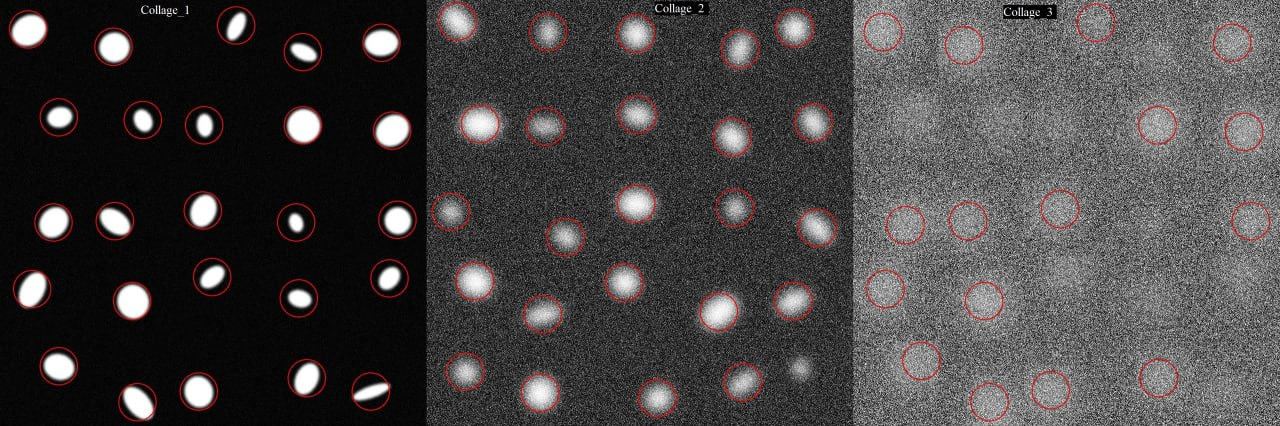
//> input picture prj.lab/lab06/LoG_detection/collage_visualization.jpg, 1280 x 426 px
$ ./task06 LoG_detection/collage_visualization.jpg out.png   (built with g++ and OpenCV 4)
//> lines starting //> are read from the running program, lines starting //| are printed output that depends on the picture
#include <opencv2/opencv.hpp>
#include <fstream>
#include <vector>
#include <iostream>
#include <filesystem>
#include <cmath>

struct DetectedObject {
    float angle;
    float width;
    float height;
    int x;
    int y;
};

void saveDetectionsToJson(const std::string& filename, const std::vector<DetectedObject>& detections) {
    std::ofstream outFile(filename);
    if (!outFile.is_open()) {
        std::cerr << "Error opening file for writing: " << filename << std::endl;
        return;
    }

    outFile << "{\n";
    outFile << "  \"detected_objects\": [\n";

    for (size_t i = 0; i < detections.size(); ++i) {
        const DetectedObject& detection = detections[i];

        outFile << "    {\n";
        outFile << "      \"angle\": " << detection.angle << ",\n";
        outFile << "      \"height\": " << detection.height << ",\n";
        outFile << "      \"width\": " << detection.width << ",\n";
        outFile << "      \"x\": " << detection.x << ",\n";
        outFile << "      \"y\": " << detection.y << "\n";
        outFile << "    }";

        if (i != detections.size() - 1) {
            outFile << ",\n";
        }
    }

    outFile << "\n  ]\n";
    outFile << "}\n";

    outFile.close();
}

std::vector<cv::KeyPoint> detectBlobs(const cv::Mat& img) {
    cv::Mat processed;
    cv::GaussianBlur(img, processed, cv::Size(9, 9), 0);
    cv::normalize(processed, processed, 0, 255, cv::NORM_MINMAX, CV_32F);
    cv::morphologyEx(processed, processed, cv::MORPH_OPEN, cv::getStructuringElement(cv::MORPH_ELLIPSE, cv::Size(5, 5)));

    std::vector<cv::KeyPoint> keypoints;
    const int num_levels = 3;
    const float scale_factor = 2.0f;
    const int num_scales = 3;
    const float sigma = 5.0f;
    const float k = 1.414f;
    const float min_response = 0.04f * 255;
    const float min_diameter = 50.0f;
    const float overlap_threshold = 0.7f;

    std::vector<cv::Mat> pyramid;
    pyramid.push_back(processed);
    for (int i = 1; i < num_levels; ++i) {
        cv::Mat scaled;
        float scale = static_cast<float>(std::pow(scale_factor, i));
        cv::resize(processed, scaled, cv::Size(), 1.0 / scale, 1.0 / scale, cv::INTER_LINEAR);
        pyramid.push_back(scaled);
    }

    for (int level = 0; level < num_levels; ++level) {
        float scale = static_cast<float>(std::pow(scale_factor, level));
        cv::Mat prev_gaussian;

        for (int i = 0; i < num_scales; ++i) {
            float current_sigma = static_cast<float>(sigma * std::pow(k, i));
            cv::Mat gaussian;
            cv::GaussianBlur(pyramid[level], gaussian, cv::Size(0, 0), current_sigma, current_sigma, cv::BORDER_REPLICATE);

            if (i > 0) {
                cv::Mat dog;
                cv::subtract(gaussian, prev_gaussian, dog, cv::noArray(), CV_32F);

                cv::Mat dog_abs;
                cv::absdiff(dog, cv::Scalar(0), dog_abs);

                cv::Mat dilated;
                cv::dilate(dog_abs, dilated, cv::Mat(), cv::Point(-1, -1), 1, cv::BORDER_REPLICATE);
                cv::Mat local_max = (dog_abs >= dilated) & (dog_abs > min_response);

                std::vector<cv::Point> points;
                cv::findNonZero(local_max, points);

                for (const auto& p : points) {
                    float blob_size = static_cast<float>(current_sigma * scale * std::sqrt(2));
                    if (blob_size < min_diameter) continue;

                    cv::KeyPoint kp;
                    kp.pt = cv::Point2f(p.x * scale, p.y * scale);
                    kp.size = blob_size;
                    kp.response = dog_abs.at<float>(p);

                    bool is_duplicate = false;
                    for (const auto& existing_kp : keypoints) {
                        float dist = static_cast<float>(cv::norm(kp.pt - existing_kp.pt));
                        if (dist < std::min(kp.size, existing_kp.size) * overlap_threshold) {
                            is_duplicate = true;
                            break;
                        }
                    }

                    if (!is_duplicate) {
                        keypoints.push_back(kp);
                    }
                }
            }
            prev_gaussian = gaussian.clone();
        }
    }

    std::vector<cv::KeyPoint> filtered_keypoints;
    float response_threshold = min_response * 2.0f;
    for (const auto& kp : keypoints) {
        if (kp.response > response_threshold) {
            filtered_keypoints.push_back(kp);
        }
    }

    return filtered_keypoints;
}

std::vector<DetectedObject> detectEllipses(const cv::Mat& image) {
    std::vector<DetectedObject> detections;

    std::vector<cv::KeyPoint> keypoints = detectBlobs(image);

    for (const auto& kp : keypoints) {
        float size = kp.size * 2.0f;
        cv::RotatedRect ellipse(kp.pt, cv::Size2f(size, size), 0.0f);

        double area = ellipse.size.width * ellipse.size.height * CV_PI / 4.0;
        if (area < 500 || area > 100000) continue;

        DetectedObject obj;
        obj.x = static_cast<int>(ellipse.center.x);
        obj.y = static_cast<int>(ellipse.center.y);
        obj.width = ellipse.size.width;
        obj.height = ellipse.size.height;
        obj.angle = ellipse.angle;

        detections.push_back(obj);
    }

    return detections;
}

int main(int argc, char** argv) {
    cv::utils::logging::setLogLevel(cv::utils::logging::LOG_LEVEL_ERROR);

    if (argc < 3) {
        std::cerr << "Usage: task06 <image_path> <output_json>" << std::endl;
        return -1;
    }

    std::string imagePath = argv[1];
    std::string outputJson = argv[2];

    cv::Mat imageGray = cv::imread(imagePath, cv::IMREAD_GRAYSCALE);
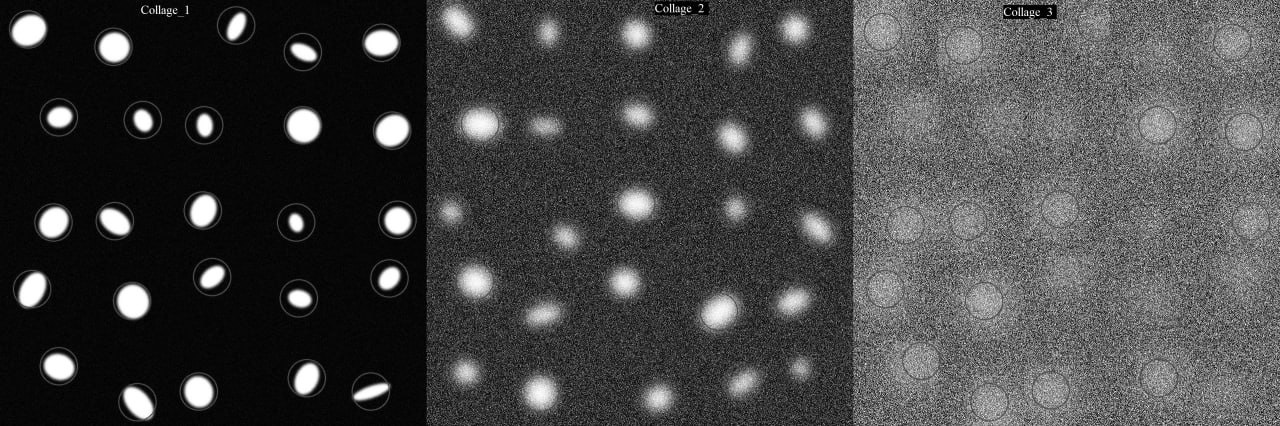
//> imageGray: 426 rows x 1280 cols, CV_8UC1; min 0, max 255, mean 68.9
    if (imageGray.empty()) {
        std::cerr << "Error loading image! Check file path: " << imagePath << std::endl;
        return -1;
    }

    cv::Mat imageColor = cv::imread(imagePath, cv::IMREAD_COLOR);
//> imageColor is the input picture: 426 rows x 1280 cols, CV_8UC3; mean B, G, R 68, 67.9, 71.2
    if (imageColor.empty()) {
        std::cerr << "Error loading color image! Check file path: " << imagePath << std::endl;
        return -1;
    }

    std::vector<DetectedObject> detections = detectEllipses(imageGray);
//> the loop in detectBlobs, `for (int i = 1; i < num_levels; ++i)` made 2 passes
//> pass 1, in detectBlobs, `cv::resize(processed, scaled, cv::Size(), 1.0 / scale, 1.0 / scale, cv..`:
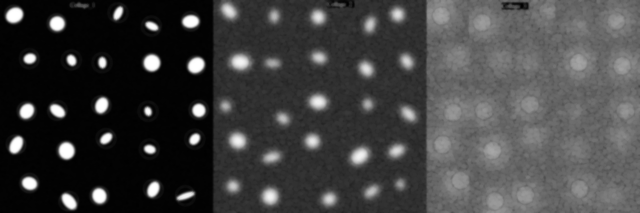
//> scaled: 213 rows x 640 cols, CV_32FC1; min 0.762, max 255, mean 65.1
//> pass 2, in detectBlobs, `cv::resize(processed, scaled, cv::Size(), 1.0 / scale, 1.0 / scale, cv..`:
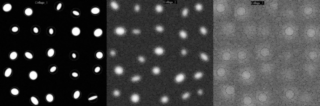
//> scaled: 106 rows x 320 cols, CV_32FC1; min 1.02, max 255, mean 65.1
//> after the loop in detectBlobs, `for (int level = 0; level < num_levels; ++level)`: keypoints = 16 keypoints; strongest (x, y, size): (24, 28, 56.6), (300, 124, 56.6), (480, 124, 56.6), (132, 300, 56.6)
//> the loop in detectBlobs, `for (const auto& kp : keypoints)` made 16 passes
//> kp on passes 1 to 12: keypoint at (456, 12), size 56.6, keypoint at (24, 28), size 56.6, keypoint at (116, 44), size 56.6, keypoint at (300, 124), size 56.6, keypoint at (480, 124), size 56.6, keypoint at (204, 208), size 56.6, keypoint at (52, 220), size 56.6, keypoint at (472, 280), size 56.6, keypoint at (28, 288), size 56.6, keypoint at (132, 300), size 56.6, keypoint at (716, 308), size 56.6, keypoint at (56, 368), size 56.6
//> after the loop in detectBlobs, `for (const auto& kp : keypoints)`: filtered_keypoints = 0 keypoints
//> after the loop in detectEllipses, `for (const auto& kp : keypoints)`: detections = 0 items
//> detections = 0 items
    saveDetectionsToJson(outputJson, detections);

    for (const DetectedObject& obj : detections) {
        cv::Point center(obj.x, obj.y);
        int radius = static_cast<int>((obj.width + obj.height) / 4.0);
        cv::Scalar color(0, 0, 255);
        cv::circle(imageColor, center, radius, color, 2);
    }
//> this loop made 0 passes

    std::filesystem::path jsonPath(outputJson);
    std::string outputImagePath = jsonPath.replace_extension(".png").string();
    cv::imwrite(outputImagePath, imageColor);

    std::cout << "Detection results saved to " << outputJson << std::endl;
    std::cout << "Visualization saved to " << outputImagePath << std::endl;

    return 0;
}

$ run again, on prj.lab/lab06/LoG_detection/LoG_detection_collage_2.png
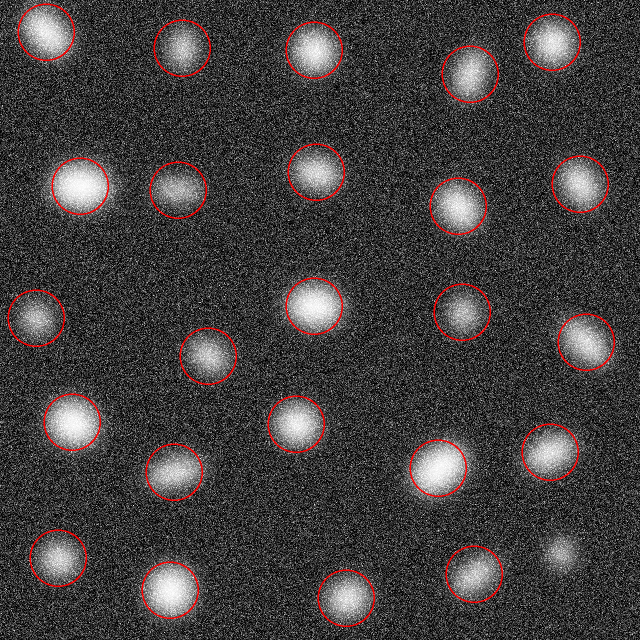
//> input picture prj.lab/lab06/LoG_detection/LoG_detection_collage_2.png, 1280 x 1280 px (shown at 1/2 size)
//> `cv::Mat imageGray = cv::imread(imagePath, cv::IMREAD_GRAYSCALE);`:
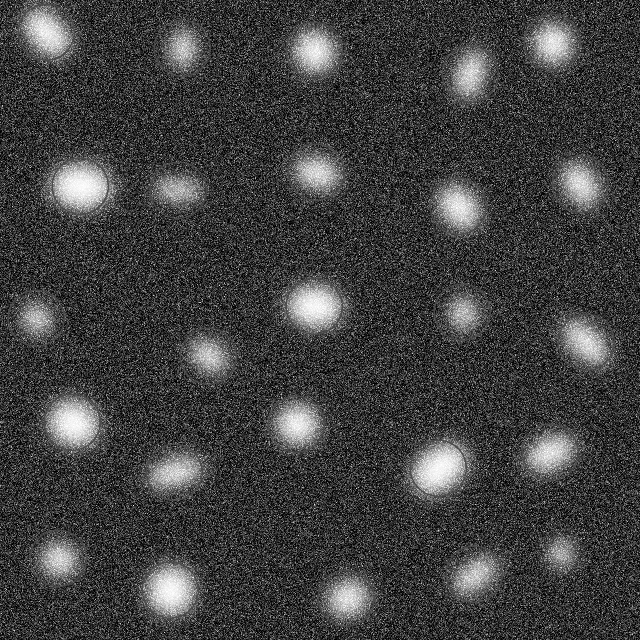
//> imageGray: 1280 rows x 1280 cols, CV_8UC1 (shown at 1/2 size); min 0, max 255, mean 64.5
//> imageColor is the input picture: 1280 rows x 1280 cols, CV_8UC3; mean B, G, R 63.3, 63.3, 67.3
//> the loop in detectBlobs, `for (int i = 1; i < num_levels; ++i)` made 2 passes
//> pass 1, in detectBlobs, `cv::resize(processed, scaled, cv::Size(), 1.0 / scale, 1.0 / scale, cv..`:
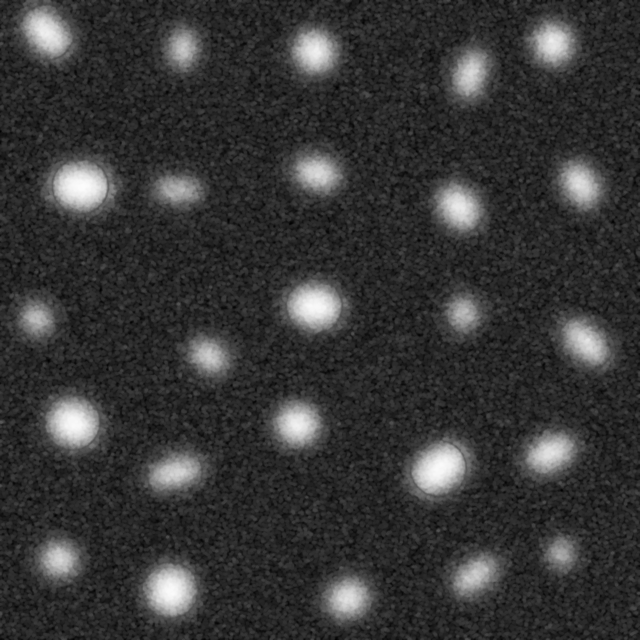
//> scaled: 640 rows x 640 cols, CV_32FC1; min 1.32, max 252.9, mean 54.6
//> after the loop in detectBlobs, `for (int level = 0; level < num_levels; ++level)`: keypoints = 25 keypoints; strongest (x, y, size): (160, 372, 56.6), (340, 1180, 56.6), (144, 844, 56.6), (876, 936, 56.6)
//> the loop in detectBlobs, `for (const auto& kp : keypoints)` made 25 passes
//> kp on passes 1 to 8: keypoint at (92, 64), size 56.6, keypoint at (1104, 84), size 56.6, keypoint at (364, 96), size 56.6, keypoint at (628, 100), size 56.6, keypoint at (940, 148), size 56.6, keypoint at (632, 344), size 56.6, keypoint at (1160, 368), size 56.6, keypoint at (160, 372), size 56.6
//> in detectEllipses, `std::vector<cv::KeyPoint> keypoints = detectBlobs(image);`: keypoints = 24 keypoints; strongest (x, y, size): (160, 372, 56.6), (340, 1180, 56.6), (144, 844, 56.6), (876, 936, 56.6)
//> the loop in detectEllipses, `for (const auto& kp : keypoints)` made 24 passes
//> (kp, ellipse) on passes 1 to 5: (keypoint at (92, 64), size 56.6, centre (92, 64), size (113.1, 113.1), angle 0), (keypoint at (1104, 84), size 56.6, centre (1104, 84), size (113.1, 113.1), angle 0), (keypoint at (364, 96), size 56.6, centre (364, 96), size (113.1, 113.1), angle 0), (keypoint at (628, 100), size 56.6, centre (628, 100), size (113.1, 113.1), angle 0), (keypoint at (940, 148), size 56.6, centre (940, 148), size (113.1, 113.1), angle 0)
//> detections = 24 items
//> the loop in saveDetectionsToJson, `for (size_t i = 0; i < detections.size(); ++i)` made 24 passes
//> the loop `for (const DetectedObject& obj : detections)` made 24 passes
//> center on passes 1 to 8: Point(92, 64), Point(1104, 84), Point(364, 96), Point(628, 100), Point(940, 148), Point(632, 344), Point(1160, 368), Point(160, 372)

$ run again, on prj.lab/lab06/LoG_detection/LoG_detection_collage_3.png
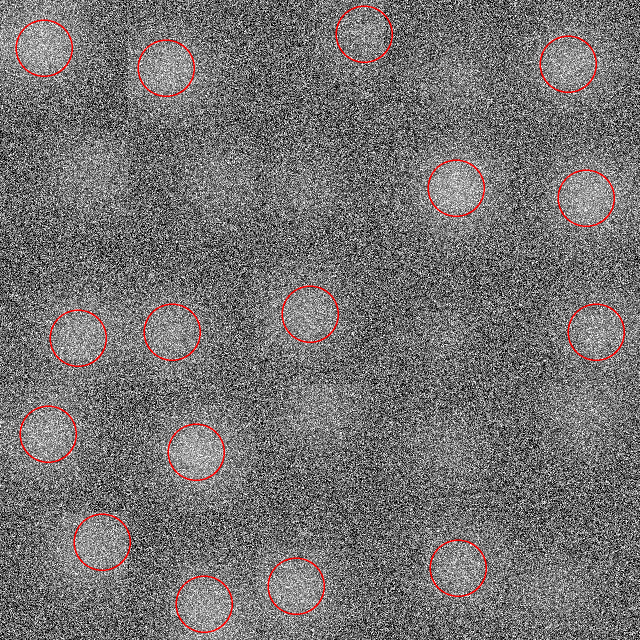
//> input picture prj.lab/lab06/LoG_detection/LoG_detection_collage_3.png, 1280 x 1280 px (shown at 1/2 size)
//> `cv::Mat imageGray = cv::imread(imagePath, cv::IMREAD_GRAYSCALE);`:
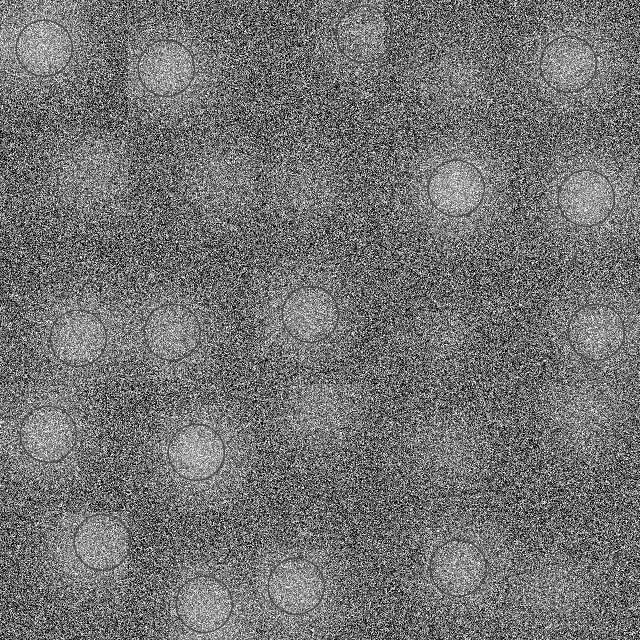
//> imageGray: 1280 rows x 1280 cols, CV_8UC1 (shown at 1/2 size); min 0, max 255, mean 114.2
//> imageColor is the input picture: 1280 rows x 1280 cols, CV_8UC3; mean B, G, R 113.4, 113.4, 116.1
//> the loop in detectBlobs, `for (int i = 1; i < num_levels; ++i)` made 2 passes
//> pass 1, in detectBlobs, `cv::resize(processed, scaled, cv::Size(), 1.0 / scale, 1.0 / scale, cv..`:
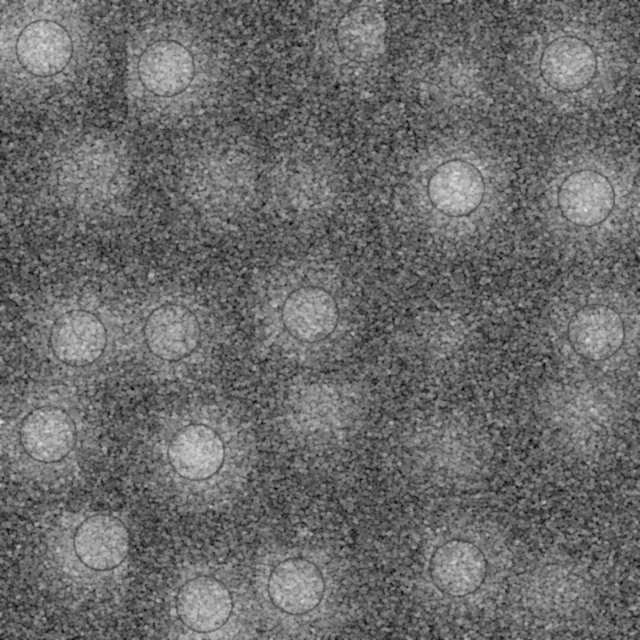
//> scaled: 640 rows x 640 cols, CV_32FC1; min 2.43, max 225.9, mean 107.5
//> after the loop in detectBlobs, `for (int level = 0; level < num_levels; ++level)`: keypoints = 8 keypoints; (x, y, size): (392, 904, 56.6), (912, 376, 56.6), (332, 136, 56.6), (1172, 396, 56.6), (88, 96, 56.6), (1136, 128, 56.6), (96, 868, 56.6), (204, 1084, 56.6)
//> the loop in detectBlobs, `for (const auto& kp : keypoints)` made 8 passes
//> after the loop in detectBlobs, `for (const auto& kp : keypoints)`: filtered_keypoints = 0 keypoints
//> after the loop in detectEllipses, `for (const auto& kp : keypoints)`: detections = 0 items
